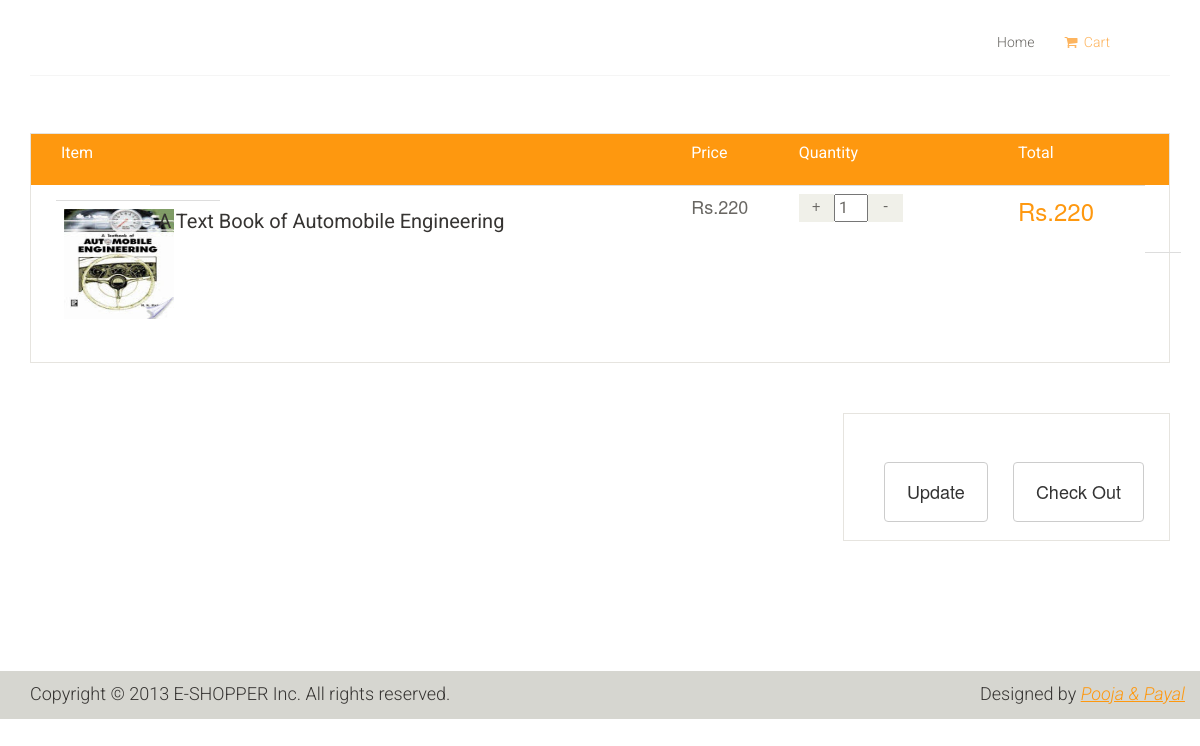
The app's page /code/cart.php?BkId=8 with its own data.
### tables this page shows
CREATE TABLE IF NOT EXISTS `books` (
  `id` int(11) NOT NULL AUTO_INCREMENT,
  `cat_id` int(11) DEFAULT NULL,
  `book_name` varchar(256) DEFAULT NULL,
  `photo` varchar(256) DEFAULT NULL,
  `total_quantity` int(11) DEFAULT NULL,
  `price` int(11) DEFAULT NULL,
  `author` varchar(256) DEFAULT NULL,
  `edition` varchar(250) DEFAULT NULL,
  `publisher` varchar(250) DEFAULT NULL,
  `book_desc` text,
  `created_at` datetime NOT NULL,
  PRIMARY KEY (`id`)
);

### code/cart.php (the view, shortened to what this page needs)
<?php
$getBookDetail = mysql_fetch_array(mysql_query("SELECT * FROM `books` WHERE id ='".$_REQUEST['BkId']."'"));
?>
<!DOCTYPE html>
<html lang="en">
<?php include'includes/header.php';?>
<body class="leap-interactive" leap-disable-tap="true" leap-disable-hover="true">
<header id="header">
    <div class="header-middle">
        <div class="container">
            <div class="row">
                <div class="col-sm-8">
                    <div class="shop-menu pull-right">
                        <ul class="nav navbar-nav" style="width: 134%; margin-left: 250%;">
                            <li><a href="index.php" class="leap-interactive">Home</a></li>
                            <li><a href="cart.php" class="active leap-interactive"><i class="fa fa-shopping-cart"></i> Cart</a></li>
                        </ul>
                    </div>
                </div>
            </div>
        </div>
    </div>
</header>
<section id="cart_items">
    <div class="container">
        <div class="table-responsive cart_info">
            <table class="table table-condensed">
                <thead>
                <tr class="cart_menu">
                    <td class="image">Item</td>
                    <td class="description"></td>
                    <td class="price">Price</td>
                    <td class="quantity">Quantity</td>
                    <td class="total">Total</td>
                    <td></td>
                </tr>
                </thead>
                <tbody>
                <tr>
                    <td class="cart_product">
                        <a href=""><img width="110" height="110" src="images/book/<?php if($getBookDetail['photo'] != "") { echo $getBookDetail['photo']; } else { echo "noimage.png"; } ?>" alt=""></a>
                    </td>
                    <td class="cart_description">
                        <h4><a href=""><?php echo $getBookDetail['book_name']; ?></a></h4>
                    </td>
                    <td class="cart_price">
                        <p>Rs.<?php echo $getBookDetail['price']; ?></p>
                    </td>
                    <td class="cart_quantity">
                        <div class="cart_quantity_button">
                            <a id="linkCartplus" class="cart_quantity_up leap-interactive" href=""> + </a>
                            <input class="cart_quantity_input" type="number" id="txtquantity" name="quantity" value="1" min="1" max="100" style="width: 17%;" autocomplete="off" size="2">
                            <a id="linkCartminus" class="cart_quantity_down leap-interactive" href=""> - </a>
                        </div>
                    </td>
                    <td class="cart_total">
                        <p class="cart_total_price">Rs.<span id="spnTotalPrice"><?php echo $getBookDetail['price']; ?></span><span id="spntestprice" style="display: none;"><?php echo $getBookDetail['price']; ?></span></p>
                    </td>
                    <td class="cart_delete">
                    </td>
                </tr>
                </tbody>
            </table>
        </div>
    </div>
</section>
<section id="do_action">
    <div class="container">
        <div class="row">
            <div class="col-sm-6" style="float: right;">
                <div class="total_area" style="float: right;">
                    <a class="btn btn-default update" href="">Update</a>
                    <a class="btn btn-default check_out leap-interactive" href="checkout.php">Check Out</a>
                </div>
            </div>
        </div>
    </div>
</section>
<?php include'includes/footer.php'; ?>
</body>
</html>

### code/css/main.css (style rules this page uses)
body { font-family: 'Roboto', sans-serif; background:; position: relative; font-weight:400px; }
ul li { list-style: none; }
a { -webkit-transition: 300ms; -moz-transition: 300ms; -o-transition: 300ms; transition: 300ms; }
h1, h2, h3, h4, h5, h6 { font-family: 'Roboto', sans-serif; }
.header-middle .container .row { border-bottom: 1px solid #f5f5f5; margin-left: 0; margin-right: 0; padding-bottom: 20px; padding-top: 20px; }
.header-middle .container .row .col-sm-8 { padding-right:0; }
.shop-menu ul li { display:inline-block; padding-left: 15px; padding-right: 15px; }
.shop-menu ul li:last-child { padding-right: 0; }
.shop-menu ul li a { background: #FFFFFF; color: #696763; font-family: 'Roboto', sans-serif; font-size: 14px; font-weight: 300; padding:0; padding-right: 0; margin-top: 10px; }
.shop-menu ul li a i { margin-right:3px; }
.mainmenu ul li a:hover, .mainmenu ul li a.active, .shop-menu ul li a.active { background:none; color:#fdb45e; }
#do_action { margin-bottom: 50px; }
#cart_items .cart_info { border: 1px solid #E6E4DF; margin-bottom: 50px }
#cart_items .cart_info .cart_menu { background: #FE980F; color: #fff; font-size: 16px; font-family: 'Roboto', sans-serif; font-weight: normal; }
#cart_items .cart_info .table.table-condensed thead tr { height: 51px; }
#cart_items .cart_info .table.table-condensed tr { border-bottom: 1px solid#F7F7F0 }
#cart_items .cart_info .table.table-condensed tr:last-child { border-bottom: 0 }
.cart_info table tr td { border-top: 0 none; vertical-align: inherit; }
#cart_items .cart_info .image { padding-left: 30px; }
#cart_items .cart_info .cart_description h4 { margin-bottom: 0 }
#cart_items .cart_info .cart_description h4 a { color: #363432; font-family: 'Roboto',sans-serif; font-size: 20px; font-weight: normal; }
#cart_items .cart_info .cart_price p { color:#696763; font-size: 18px }
#cart_items .cart_info .cart_total_price { color: #FE980F; font-size: 24px; }
.cart_product { display: block; margin: 15px -70px 10px 25px; }
.cart_quantity_button a { background:#F0F0E9; color: #696763; display: inline-block; font-size: 16px; height: 28px; overflow: hidden; text-align: center; width: 35px; float: left; }
.cart_quantity_input { color: #696763; float: left; font-size: 16px; text-align: center; font-family: 'Roboto',sans-serif; }
.cart_delete { display: block; margin-right: -12px; overflow: hidden; }
#do_action .total_area { padding-bottom: 18px !important; }
#do_action .total_area, #do_action .chose_area { border: 1px solid #E6E4DF; color: #696763; padding: 30px 25px 30px 0; margin-bottom: 80px; }
.update, .check_out { background: #FE980F; border-radius: 0; color: #FFFFFF; margin-top: 18px; border: none; padding: 5px 15px; }
.update { margin-left: 40px; }
.check_out { margin-left: 20px }

### records on screen
books: photo (picture), book_name "A Text Book of Automobile Engineering", price "220"
